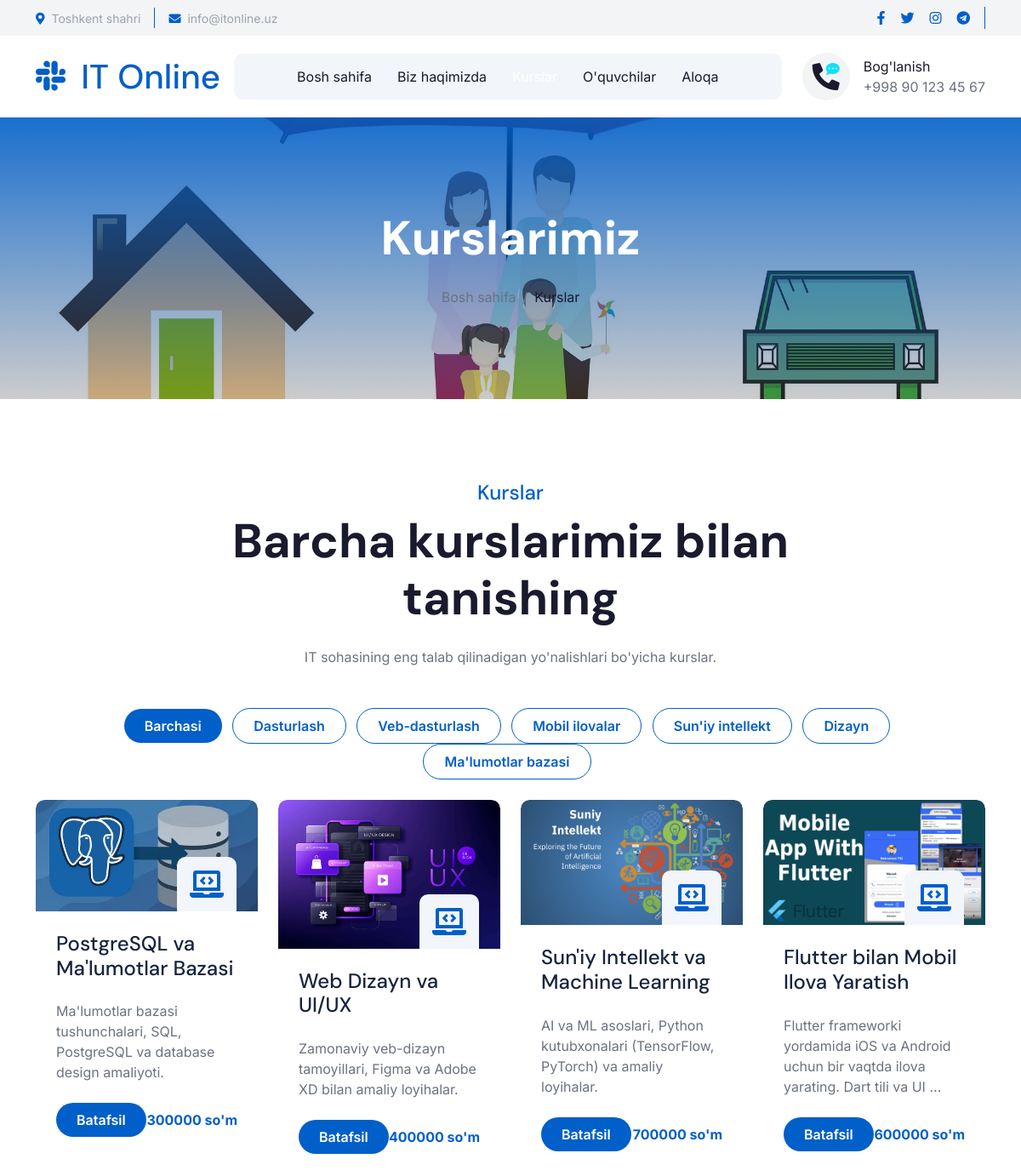
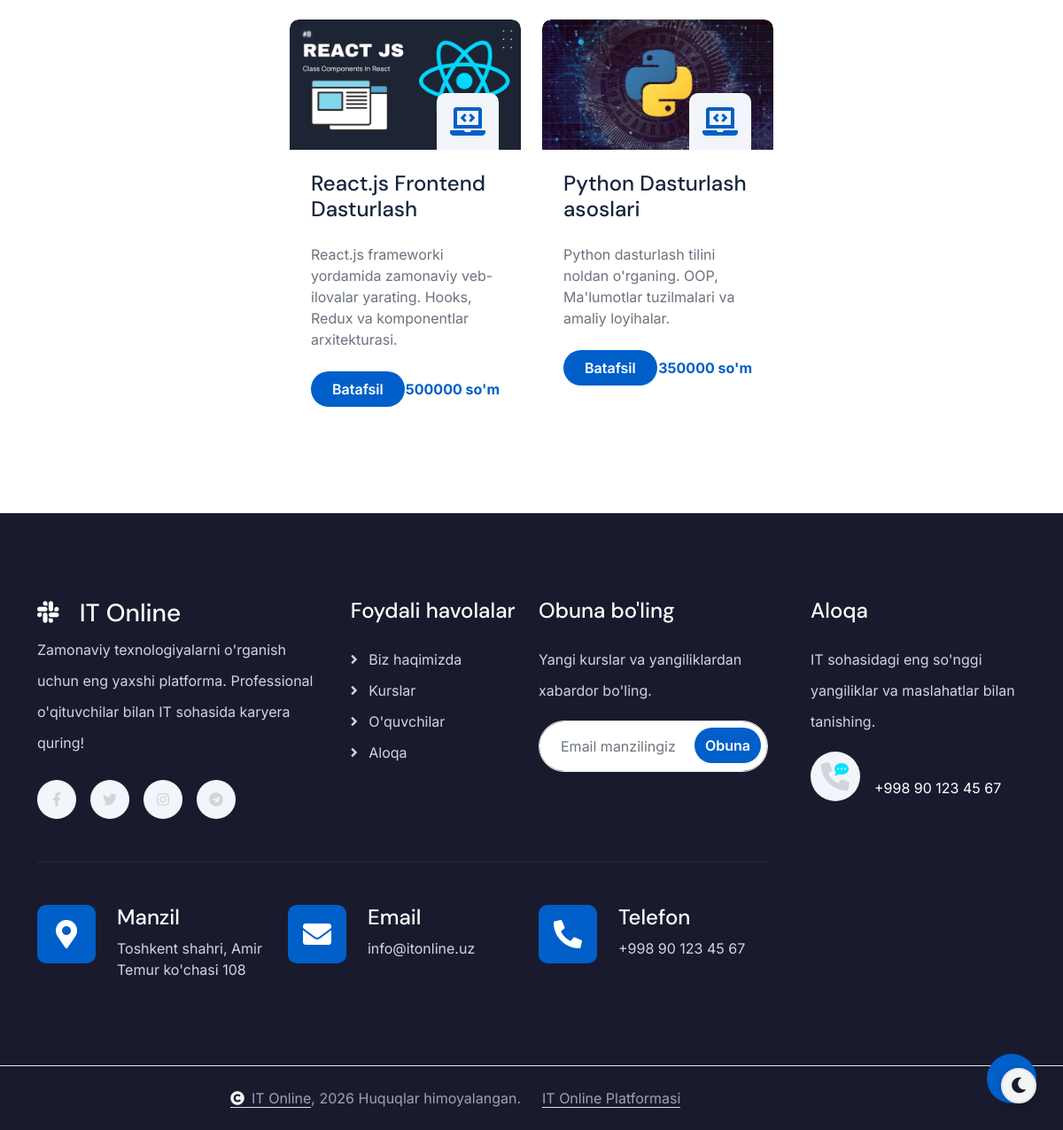
/kurslar/, run on the app's committed database (2 pictures, top to bottom).
### courses/models.py (models this page shows, shortened)
class Category(models.Model):
    name = models.CharField(max_length=200, verbose_name="Kategoriya nomi")
    slug = models.SlugField(unique=True)
    description = models.TextField(blank=True, verbose_name="Tavsif")
    class Meta:
        verbose_name = "Kategoriya"
        verbose_name_plural = "Kategoriyalar"

class Course(models.Model):
    title = models.CharField(max_length=300, verbose_name="Kurs nomi")
    slug = models.SlugField(unique=True)
    category = models.ForeignKey(
        Category, on_delete=models.CASCADE, related_name="courses", verbose_name="Kategoriya"
    )
    teacher = models.ForeignKey(
        Teacher, on_delete=models.SET_NULL, null=True, blank=True, related_name="courses", verbose_name="O'qituvchi"
    )
    short_description = models.TextField(verbose_name="Qisqa tavsif")
    full_description = models.TextField(blank=True, verbose_name="To'liq tavsif")
    image = models.ImageField(upload_to="courses/", blank=True, verbose_name="Rasm")
    price = models.DecimalField(max_digits=10, decimal_places=0, default=0, verbose_name="Narxi (so'm)")
    duration = models.CharField(max_length=100, blank=True, verbose_name="Davomiyligi")
    lessons_count = models.PositiveIntegerField(default=0, verbose_name="Darslar soni")
    is_featured = models.BooleanField(default=False, verbose_name="Tavsiya etilgan")
    created_at = models.DateTimeField(auto_now_add=True)
    class Meta:
        verbose_name = "Kurs"
        verbose_name_plural = "Kurslar"
        ordering = ["-created_at"]

### courses/views.py (the view)
# urls.py: path("kurslar/", views.course_list, name="course_list"),
def course_list(request):
    courses = Course.objects.all()
    categories = Category.objects.all()
    category_slug = request.GET.get("category")
    if category_slug:
        courses = courses.filter(category__slug=category_slug)
    return render(request, "courses/course_list.html", {
        "courses": courses,
        "categories": categories,
        "active_category": category_slug,
    })

### templates/courses/course_list.html (shortened to what this page needs)
{% extends "base.html" %}
{% load static %}
{% block content %}
<div class="container-fluid bg-breadcrumb">
    <div class="container text-center py-5" style="max-width: 900px;">
        <h4 class="text-white display-4 mb-4 wow fadeInDown" data-wow-delay="0.1s">Kurslarimiz</h4>
        <ol class="breadcrumb d-flex justify-content-center mb-0 wow fadeInDown" data-wow-delay="0.3s">
            <li class="breadcrumb-item"><a href="{% url 'index' %}">Bosh sahifa</a></li>
            <li class="breadcrumb-item active text-primary">Kurslar</li>
        </ol>
    </div>
</div>
<div class="container-fluid service py-5">
    <div class="container py-5">
        <div class="text-center mx-auto pb-5 wow fadeInUp" data-wow-delay="0.2s" style="max-width: 800px;">
            <h4 class="text-primary">Kurslar</h4>
            <h1 class="display-4 mb-4">Barcha kurslarimiz bilan tanishing</h1>
            <p class="mb-0">IT sohasining eng talab qilinadigan yo'nalishlari bo'yicha kurslar.</p>
        </div>
        <div class="mb-4 text-center wow fadeInUp" data-wow-delay="0.1s">
            <a href="{% url 'course_list' %}" class="btn {% if not active_category %}btn-primary{% else %}btn-outline-primary{% endif %} rounded-pill py-2 px-4 me-2">Barchasi</a>
            {% for cat in categories %}
            <a href="{% url 'course_list' %}?category={{ cat.slug }}" class="btn {% if active_category == cat.slug %}btn-primary{% else %}btn-outline-primary{% endif %} rounded-pill py-2 px-4 me-2">{{ cat.name }}</a>
            {% endfor %}
        </div>
        <div class="row g-4 justify-content-center">
            {% for course in courses %}
            <div class="col-md-6 col-lg-6 col-xl-3 wow fadeInUp" data-wow-delay="0.{{ forloop.counter }}s">
                <div class="service-item">
                    <div class="service-img">
                        {% if course.image %}
                        <img src="{{ course.image.url }}" class="img-fluid rounded-top w-100" alt="">
                        {% else %}
                        <img src="{% static 'img/blog-' %}{{ forloop.counter|add:0 }}.png" class="img-fluid rounded-top w-100" alt="">
                        {% endif %}
                        <div class="service-icon p-3">
                            <i class="fa fa-laptop-code fa-2x"></i>
                        </div>
                    </div>
                    <div class="service-content p-4">
                        <div class="service-content-inner">
                            <a href="{% url 'course_detail' course.slug %}" class="d-inline-block h4 mb-4">{{ course.title }}</a>
                            <p class="mb-4">{{ course.short_description|truncatewords:15 }}</p>
                            <div class="d-flex justify-content-between align-items-center">
                                <a class="btn btn-primary rounded-pill py-2 px-4" href="{% url 'course_detail' course.slug %}">Batafsil</a>
                                {% if course.price %}
                                <span class="text-primary fw-bold">{{ course.price|floatformat:0 }} so'm</span>
                                {% else %}
                                <span class="text-success fw-bold">Bepul</span>
                                {% endif %}
                            </div>
                        </div>
                    </div>
                </div>
            </div>
            {% empty %}
            <div class="col-12 text-center">
                <p class="text-muted fs-5">Kurslar hali qo'shilmagan. Admin panel orqali kurslarni qo'shing.</p>
            </div>
            {% endfor %}
        </div>
    </div>
</div>
{% endblock %}

### data on the page
Category: name "Dasturlash"
Category: name "Veb-dasturlash"
Category: name "Mobil ilovalar"
Category: name "Sun'iy intellekt"
Category: name "Dizayn"
Category: name "Ma'lumotlar bazasi"
Course: image (picture), title "PostgreSQL va Ma'lumotlar Bazasi", short_description "Ma'lumotlar bazasi tushunchalari, SQL, PostgreSQL va database design amaliyoti.", price "300000"
Course: image (picture), title "Web Dizayn va UI/UX", short_description "Zamonaviy veb-dizayn tamoyillari, Figma va Adobe XD bilan amaliy loyihalar.", price "400000"
Course: image (picture), title "Sun'iy Intellekt va Machine Learning", short_description "AI va ML asoslari, Python kutubxonalari (TensorFlow, PyTorch) va amaliy loyihalar.", price "700000"
Course: image (placeholder picture), title "Flutter bilan Mobil Ilova Yaratish", short_description "Flutter frameworki yordamida iOS va Android uchun bir vaqtda ilova yarating. Dart tili va UI …", price "600000"
Course: image (placeholder picture), title "React.js Frontend Dasturlash", short_description "React.js frameworki yordamida zamonaviy veb-ilovalar yarating. Hooks, Redux va komponentlar arxitekturasi.", price "500000"
Course: image (picture), title "Python Dasturlash asoslari", short_description "Python dasturlash tilini noldan o'rganing. OOP, Ma'lumotlar tuzilmalari va amaliy loyihalar.", price "350000"
